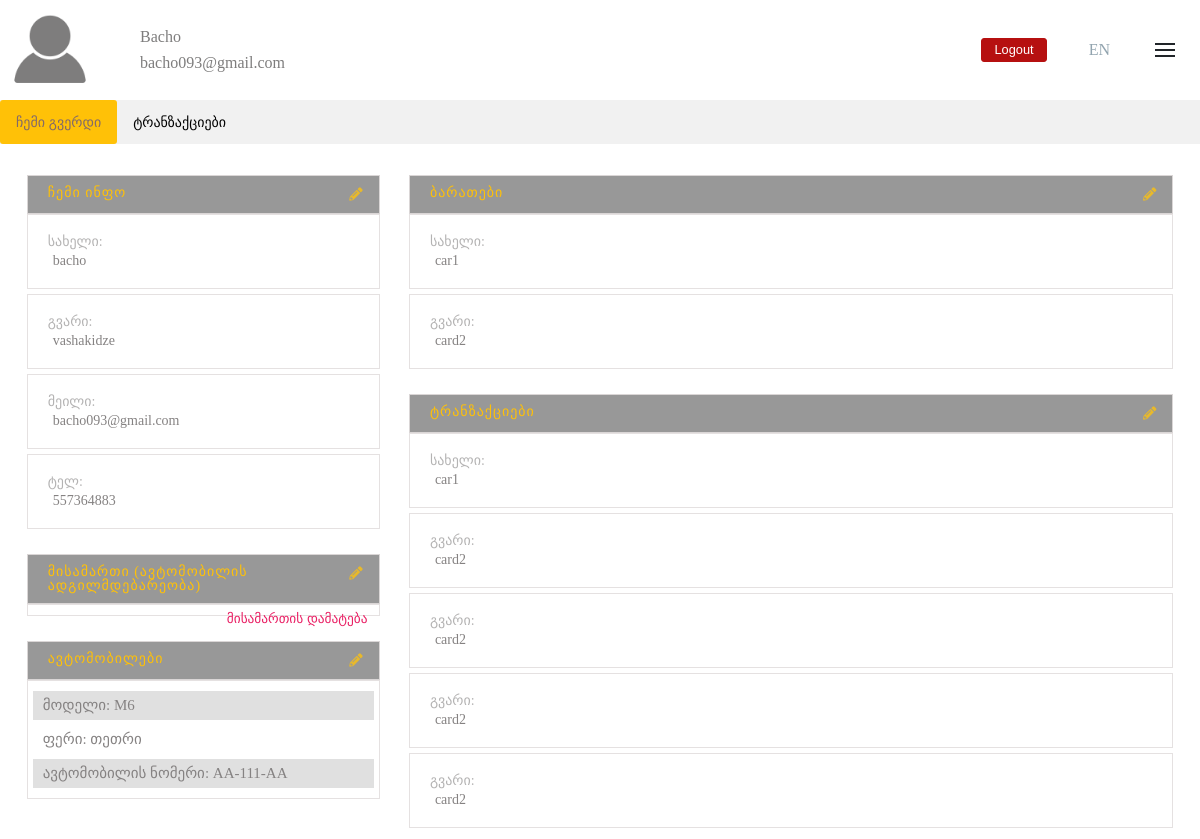
Before: /profile.php (signed in) with the older database file.
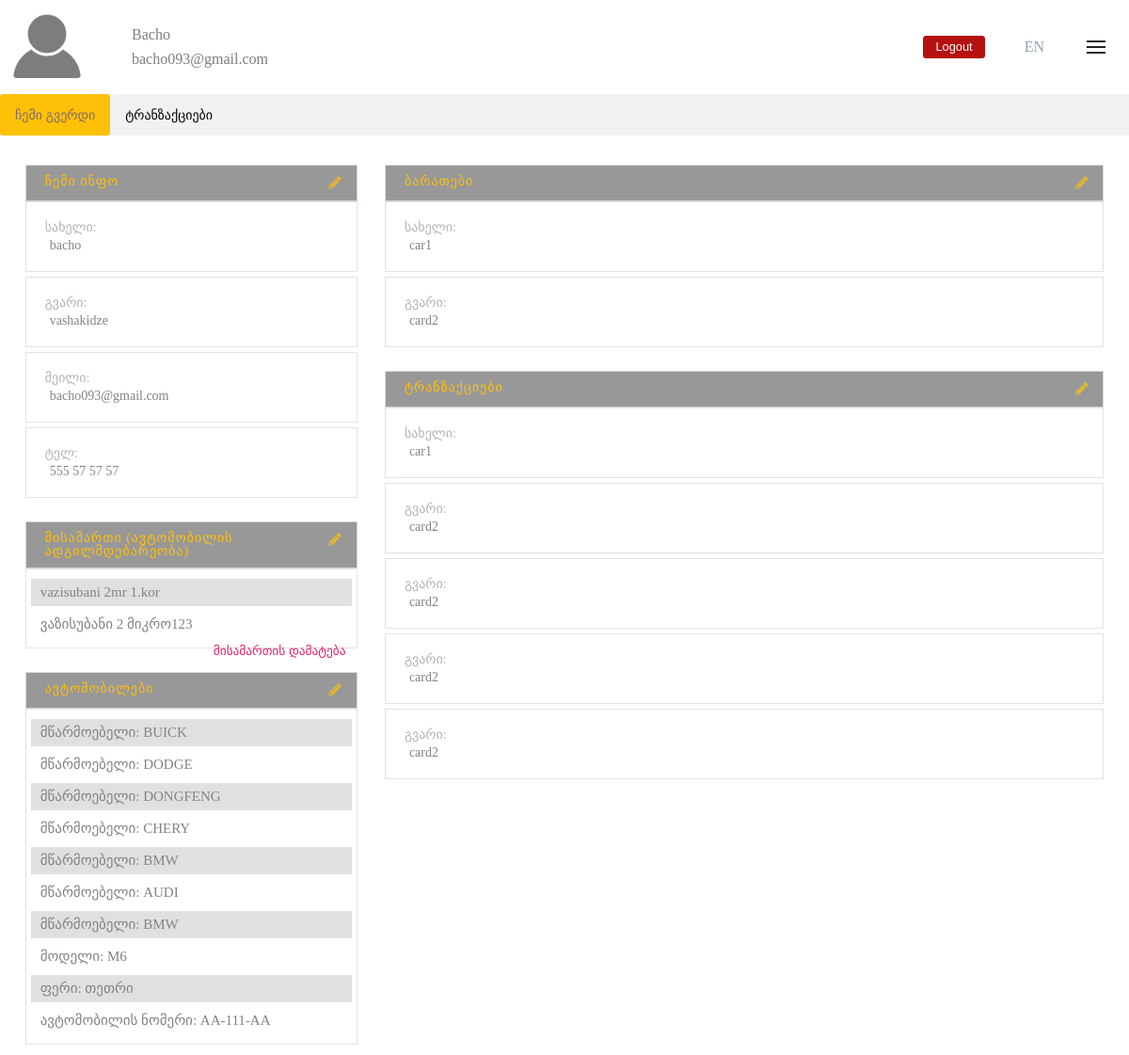
After: the same page with the newer database file.
### tables this page shows
CREATE TABLE `users` (
  `id` int(11) NOT NULL,
  `firstname` varchar(100) NOT NULL,
  `lastname` varchar(100) NOT NULL,
  `email` varchar(100) NOT NULL,
  `phone` varchar(100) NOT NULL,
  `password` varchar(64) NOT NULL,
  `image` text DEFAULT 'profileimage.png'
);

CREATE TABLE `caraddress` (
  `id` int(11) NOT NULL,
  `user_id` int(11) NOT NULL,
  `car_address` text NOT NULL
);

CREATE TABLE `user_car` (
  `id` int(11) NOT NULL,
  `user_id` int(11) NOT NULL,
  `car` varchar(100) NOT NULL
);

### classes/dbh.class.php (called while the page is built)
<?php
class Dbh {
    private $host = "localhost";
    private $user = "root";
    private $pwd = "2412933bacho";
    private $dbName = "manuchari";
    protected function connect()
    {
        $dsn = 'mysql:host=' . $this->host . ';dbname=' . $this->dbName;
        $PDO = new PDO($dsn, $this->user, $this->pwd);
        $PDO->setAttribute(PDO::ATTR_DEFAULT_FETCH_MODE, PDO::FETCH_ASSOC);
        return $PDO;
    }
}

### languages/ge.php (called while the page is built)
<?php
$land = array(
    "home" => "მთავარი",
    "about" => "ჩვენ შესახებ",
    "contact" => "კონტაქტი",
    "signin" => "ავტორიზაცია",
    "register" => "რეგისტრაცია",
    "forgpass" => "პაროლის აღდგენა",
    "washcar" => "გარეცხე მანქანა სახლიდან გაუსვლელად...",
    "sedan" => "სედანი",
    "jeep" => "ჯიპი",
    "firstname" => "სახელი",
    "lastname" => "გვარი",
    "email" => "მეილი",
    "pass" => "პაროლი",
    "repass" => "გაიმეორეთ პაროლი",
    "magison" => "მაგისონი",
    "tel" => "ტელ",
    "contactus" => "მოგვწერეთ...",
    "booking" => "ჯავშანი",
    "profile" => "ჩემი გვერდი",
    "userpage" => "ჩემი გვერდი",
    "transaction" => "ტრანზაქციები",
    "info" => "ჩემი ინფო",
    "card" => "ბარათები",
    "cars" => "ავტომობილები",
    "manufacturer" => "მწარმოებელი",
    "model" => "მოდელი",
    "color" => "ფერი",
    "CarNumber" => "ავტომობილის ნომერი",
    "selectoption" => "აირჩიეთ ოპცია",
    "add" => "დამატება",
    "edit" => "შენახვა",
    "delete" => "წაშლა",
    "accept" => "დათანხმება",
    "close" => "დახურვა",
    "caraddress" => "მისამართი (ავტომობილის ადგილმდებარეობა)",
    "addaddress" => "მისამართის დამატება",
    "changemail" => "თქვენი ინფორმაცია წარმატებით შეიცვალა.",
    "addressErr" => "მისამართი არ უნდა შეიცავდეს 40 სიმბოლოზე მეტს."
);

### classes/profile.class.php (the view, shortened to what this page needs)
<?php
include "dbh.class.php";
class Profile extends Dbh {
    function infolist() {
        $Sessemail = $_SESSION['email'];
        $Sessid = $_SESSION['id'];
        $sql = "SELECT * FROM users WHERE email='$Sessemail' AND id='$Sessid'";
        $stmt = $this->connect()->query($sql);
        while($row = $stmt->fetch())
        {
            $firstname = $row['firstname'];
            $email = $row['email'];
            echo "
                <li>$firstname</li>
                <li>$email</li>
                ";
        }
    }
    function selectproinfo() {
        $Sessemail = $_SESSION['email'];
        $Sessid = $_SESSION['id'];
        $sql = "SELECT * FROM users WHERE email='$Sessemail' AND id='$Sessid'";
        $stmt = $this->connect()->query($sql);
        while($row = $stmt->fetch())
        {
            $firstname = $row['firstname'];
            $lastname = $row['lastname'];
            $email = $row['email'];
            $phone = $row['phone'];
        }
            if(!isset($_POST['updateinfo']))
            {
                echo "
                <li class='box-li'>". $land['firstname'] .":
                <ul>
                    <li>$firstname</li>
                </ul>
                </li>
                <li class='box-li'>". $land['lastname'] .":
                    <ul>
                        <li>$lastname</li>
                    </ul>
                </li>
                <li class='box-li'>". $land['email'] .":
                    <ul>
                        <li>$email</li>
                    </ul>
                </li>
                <li class='box-li'>". $land['tel'] .":
                    <ul>
                        <li>$phone</li>
                    </ul>
                </li>";
            }
    }
    function carLocation() {
        $Sessid = $_SESSION['id'];
        $sql = "SELECT * FROM caraddress WHERE user_id=$Sessid";
        $stmt = $this->connect()->query($sql);
        while($row = $stmt->fetchAll()) {
            foreach($row as $r) {
                $car_address = $r['car_address'];
                if(!(isset($_POST['changeaddr']))) {
                    echo "<li class='car-li'>$car_address</li>";
                }
            }
        }
    }
    function addaddress() {
        if(!isset($_POST['addaddress']))
        {
            echo "
            <form method='POST' action=''>
                <button type='submit' name='addaddress' class='addaddress'>".$land['addaddress']."
            </form>";
        }
        }
    function carinfo() {
        if(!isset($_POST['updatecars'])) {
            $Sessid = $_SESSION['id'];
            $sql = "SELECT car FROM user_car WHERE user_id='$Sessid'";
            $stmt = $this->connect()->query($sql);
            while($row = $stmt->fetch())
            {
                $manufacturer = $row['car'];
                echo "<li class='car-li'>".$land['manufacturer'].": <span>$manufacturer</span></li>";
            }
        }
    }
}

### profile.php (shortened to what this page needs)
<?php
    $userprofile = new Profile();
    $userprofile->updateselectcaraddrinfo();
    $userprofile->deletecaraddrinfo();
    $userprofile->insertcarinfo();
?>
<!DOCTYPE html>
<html lang="en">
<head>
    <link rel="stylesheet" href="css/reset.css">
    <link rel="stylesheet" href="css/profile.css">
    <link rel="stylesheet" href="https://cdnjs.cloudflare.com/ajax/libs/font-awesome/5.15.1/css/all.min.css" />
</head>
<body>
    <div class="profilepage">
        <div class="profile-wrapper">
            <div class="form-wrapper">
                <div class="container-lg">
                    <div class="top-info">
                        <div class="info">
                            <div class="profile-image">
                                <a href="profile.php">
                                    <img src="images/<?php echo $_SESSION['image']; ?>" alt="პროფილის სურათი">
                                </a>
                            </div>
                            <div class="info-list">
                                <?php
                                    $userprofile->infolist();
                                ?>
                            </div>
                        </div>
                        <div class="edit-profile">
                                <div class="logout">
                                    <form action="" method="post">
                                        <button type="submit" name="logout">Logout</button>
                                    </form>
                                </div>
                            <div class="languages">
                            <ul>
                            <?php
                                if(!isset($_SESSION['lang'])) {
                                    echo "<li class='lang'><a href='?lang=EN'>EN</a>";
                                }
                                else {
                                    if(isset($_SESSION['lang'])) {
                                        if($_SESSION['lang'] == 'ge')
                                        {
                                            echo "<li class='lang'><a href='?lang=en'>EN</a>";
                                        }
                                        else {
                                            echo "<li class='lang'><a href='?lang=ge'>GE</a></li>";
                                        }
                                    }
                                }
                            ?>
                            </ul>
                            </div>
                            <div class="burger">
                                <div class="line1"></div>
                                <div class="line2"></div>
                                <div class="line3"></div>
                            </div>
                        </div>
                    </div>
                </div>
            </div>
        </div>
    </div>
    <div class="tab">
        <button class="tablinks" onclick="openCity(event, 'about')" id="defaultOpen"><?php echo $land['profile'] ?></button>
        <button class="tablinks" onclick="openCity(event, 'transaction')"><?php echo $land['transaction'] ?></button>
    </div>
<div id="about" class="tabcontent">
    <div class="boxes">
        <div class="left-box">
            <ul class='box-list'>
                <li class='box-title'><?php echo $land['info'] ?>
                    <span>
                        <form action="" method="post">
                            <button type="submit" name='updateinfo'><span><i class="fas fa-pencil-alt"></i></span></button>
                        </form>
                    </span>
                </li>
                <?php
                    $userprofile->selectproinfo();
                ?>
                </ul>
            <div class='box-title carlistdiv'><?php echo $land['caraddress'] ?>
            <span>
                <?php
                if(!(isset($_POST['changeaddr']))) {
                    echo "<form action='' method='post'>
                                <button type='submit' name='changeaddr'><span><i class='fas fa-pencil-alt'></i></span></button>
                            </form>";
                }
                ?>
            </span>
            </div>
            <ul class='box-list carList'>
                <?php
                    $userprofile->carLocation();
                ?>
                <ul>
                    <?php
                        $userprofile->addaddress();
                    ?>
                </ul>
            </ul>
            <div class='box-title carlistdiv'><?php echo $land['cars'] ?>
                <span>
                    <form action="" method="post">
                        <button type="submit" name='updatecars'><span><i class="fas fa-pencil-alt"></i></span></button>
                    </form>
                </span>
            </div>
            <ul class='box-list carList'>
            <?php if(!isset($_POST['updatecars'])) : ?>
                <?php
                    $userprofile->carinfo();
                ?>
                <li class='car-li'><?php echo $land['model']; ?>: <span>M6</span></li>
                <li class='car-li'><?php echo $land['color']; ?>: <span>თეთრი</span></li>
                <li class='car-li'><?php echo $land['CarNumber'];?>: <span>aa-111-aa</span></li>
            <?php endif; ?>
            </ul>
        </div>
        <div class="right-box">
            <ul class='box-list'>
                <li class='box-title'><?php echo $land['card'] ?>
                    <span>
                        <form action="" method="post">
                            <button type="submit" name='updatecard'><span><i class="fas fa-pencil-alt"></i></span></button>
                        </form>
                    </span>
                </li>
                <li class='box-li'><?php echo $land['firstname']; ?>:
                    <ul>
                        <li>car1</li>
                    </ul>
                </li>
                <li class='box-li'><?php echo $land['lastname']; ?>:
                    <ul>
                        <li>card2</li>
                    </ul>
                </li>
            </ul>
            <ul class='box-list transaction'>
                <li class='box-title'><?php echo $land['transaction'] ?>
                    <span>
                        <form action="" method="post">
                            <button type="submit" name='updatetransac'><span><i class="fas fa-pencil-alt"></i></span></button>
                        </form>
                    </span>
                </li>
                <li class='box-li'><?php echo $land['firstname']; ?>:
                    <ul>
                        <li>car1</li>
                    </ul>
                </li>
                <li class='box-li'><?php echo $land['lastname']; ?>:
                    <ul>
                        <li>card2</li>
                    </ul>
                </li>
                <li class='box-li'><?php echo $land['lastname']; ?>:
                    <ul>
                        <li>card2</li>
                    </ul>
                </li>
                <li class='box-li'><?php echo $land['lastname']; ?>:
                    <ul>
                        <li>card2</li>
                    </ul>
                </li>
                <li class='box-li'><?php echo $land['lastname']; ?>:
                    <ul>
                        <li>card2</li>
                    </ul>
                </li>
            </ul>
        </div>
    </div>
</div>
</body>
</html>

### css/profile.css (style rules this page uses)
body, html { overflow-x: hidden; }
.form-wrapper .info { display: flex; align-items: center; }
.form-wrapper .profile-image { max-width: 100px; max-height: 100px; border-radius: 50%; }
.form-wrapper .profile-image img { width: 100%; height: 100%; height: auto; }
.info-list { padding-left: 40px; }
.info-list li { margin: 10px 0; color: #7e7d7d; }
.info-list li:first-child { text-transform: capitalize; }
.top-info { display: flex; align-items: center; justify-content: space-between; }
.edit-profile { display: flex; align-items: center; }
.logout form button { border: none; background: rgb(182, 16, 16); border: 1px solid rgb(182, 16, 16); padding: .03rem 0.8rem; font-size: 0.8rem; line-height: 1.6; color: #fff; border-radius: 3px; cursor: pointer; transition: border, background 0.3s ease ; }
.edit-profile { display: flex; justify-content: space-around; width: 20%; }
.tab { overflow: hidden; background-color: #f1f1f1; }
.tab button { background-color: inherit; float: left; border: none; outline: none; cursor: pointer; padding: 14px 16px; transition: 0.3s; font-size: 17px; }
.tab button.active { background-color: #ffc107; border-radius: 3px; color: #826a6a; }
.tabcontent { display: none; padding: 6px 12px; border-top: none; }
.tab button { font-size: 14px; }
.boxes { display: flex; width: 100%; justify-content: space-around; margin-top: 25px; }
.left-box { width: 30%; }
.right-box { width: 65%; }
.box-list .box-li, .box-title { border: 1px solid rgba(226, 222, 222, 0.89); color: rgb(180, 179, 179); font-size: 14px; }
.carList { margin-top: 25px; }
.box-list .box-li { margin-bottom: 5px; padding: 20px 0; padding-left: 20px; }
.box-title { color:#ffc107; letter-spacing: 1px; padding: 10px; padding-left: 20px; background-color:#989898; display: flex; justify-content: space-between; }
.box-title span button { float: right; background: none; border: none; outline: none; color: #e8b92b; cursor: pointer; transition: 0.3s ease; }
.box-list .box-li ul li { color: rgb(133, 130, 130); margin-top: 5px; padding-left: 5px; }
.transaction { margin-top: 25px; }
.carlistdiv { margin-top: 25px; }
.car-li { padding-left: 10px!important; }
.car-li span { text-transform: uppercase; }
.carList { border: 1px solid rgba(226, 222, 222, 0.89); color: rgb(180, 179, 179); font-size: 15px; padding: 5px 0; color: rgb(133, 130, 130); margin-top: 0px; padding: 5px; margin-bottom: 5px; }
.carList li { margin: 5px 0; padding: 7px 0; }
.carList li:nth-child(odd) { background-color: #e0e0e0; }
.burger div { width: 20px; height: 2px; margin: 4px; background-color: #212529; transition: 0.2s ease; }
.languages ul li a { color: rgb(146, 164, 175); }
.addaddress { float: right; outline: none; border: none; background: none; color: #E91E63; cursor: pointer; }

Changed rows visible on the page:
changed users "Bacho": phone "557364883" → "555 57 57 57"
added caraddress: car_address "ვაზისუბანი 2 მიკრო123"
added caraddress: car_address "vazisubani 2mr 1.kor"
added user_car: car "BUICK"
added user_car: car "DODGE"
added user_car: car "DONGFENG"
added user_car: car "CHERY"
added user_car: car "BMW"
added user_car: car "AUDI"
added user_car: car "BMW"
